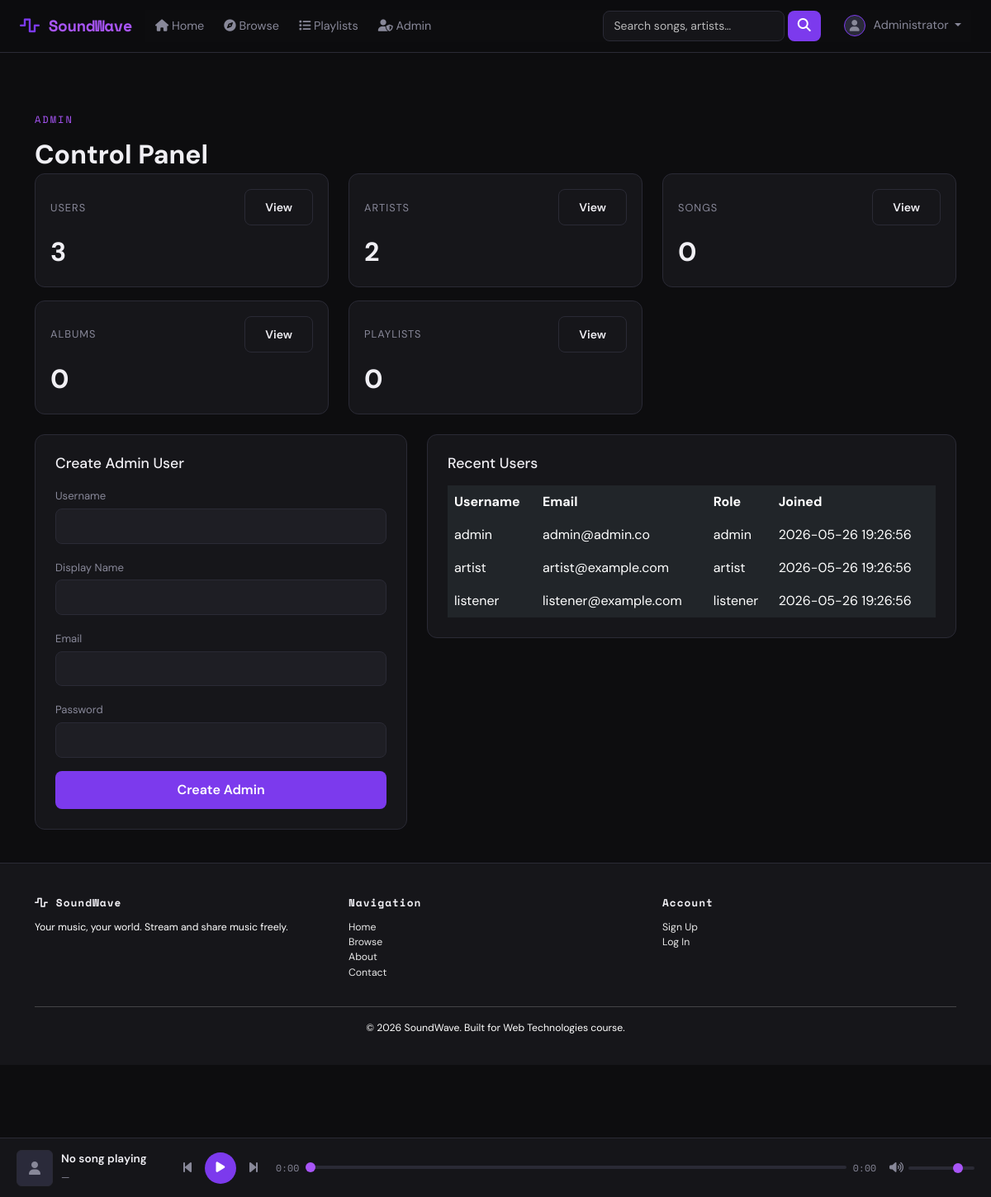
/admin.php (signed in), run on the app's committed database.
### tables this page shows
CREATE TABLE users (
    id INT AUTO_INCREMENT PRIMARY KEY,
    username VARCHAR(50) NOT NULL UNIQUE,
    email VARCHAR(100) NOT NULL UNIQUE,
    password_hash VARCHAR(255) NOT NULL,
    display_name VARCHAR(100),
    avatar_url VARCHAR(255) DEFAULT 'uploads/covers/default_avatar.png',
    bio TEXT,
    role ENUM('listener', 'artist', 'admin') DEFAULT 'listener',
    account_status ENUM('active', 'suspended', 'banned') DEFAULT 'active',
    created_at TIMESTAMP DEFAULT CURRENT_TIMESTAMP,
    updated_at TIMESTAMP DEFAULT CURRENT_TIMESTAMP ON UPDATE CURRENT_TIMESTAMP
);

### includes/config.php (called while the page is built, shortened)
<?php
function getDB(): PDO {
    static $pdo = null;
    if ($pdo === null) {
        try {
            $dsn = 'mysql:host=' . DB_HOST . ';dbname=' . DB_NAME . ';charset=utf8mb4';
            $pdo = new PDO($dsn, DB_USER, DB_PASS, [
                PDO::ATTR_ERRMODE            => PDO::ERRMODE_EXCEPTION,
                PDO::ATTR_DEFAULT_FETCH_MODE => PDO::FETCH_ASSOC,
                PDO::ATTR_EMULATE_PREPARES   => false,
            ]);
        } catch (PDOException $e) {
            die(json_encode(['error' => 'Database connection failed.']));
        }
    }
    return $pdo;
}
function sanitize(string $input): string {
    return htmlspecialchars(trim($input), ENT_QUOTES, 'UTF-8');
}
function isLoggedIn(): bool {
    return isset($_SESSION['user_id']);
}
function currentUser(): ?array {
    $pdo = getDB();
    $stmt = $pdo->prepare('SELECT * FROM users WHERE id = ?');
    $stmt->execute([$_SESSION['user_id']]);
    return $stmt->fetch() ?: null;
}

### admin.php (the view, shortened to what this page needs)
<?php
require_once 'includes/config.php';
$pdo = getDB();
$stats = [
    'users'     => $pdo->query('SELECT COUNT(*) FROM users')->fetchColumn(),
    'artists'   => $pdo->query('SELECT COUNT(*) FROM artists')->fetchColumn(),
    'songs'     => $pdo->query('SELECT COUNT(*) FROM songs WHERE is_active = 1')->fetchColumn(),
    'albums'    => $pdo->query("SELECT COUNT(DISTINCT album) FROM songs WHERE album <> '' AND is_active = 1")->fetchColumn(),
    'playlists' => $pdo->query('SELECT COUNT(*) FROM playlists')->fetchColumn(),
];
$users = $pdo->query('SELECT id, username, email, display_name, role, created_at FROM users ORDER BY created_at DESC LIMIT 20')->fetchAll();
require_once 'includes/header.php';
?>
<div class="container mt-5">
    <p class="section-title">Admin</p>
    <h1 class="page-title">Control Panel</h1>
    <div class="row gy-3">
        <?php foreach ($stats as $label => $value): ?>
        <div class="col-sm-6 col-md-4">
            <div class="sw-card" style="padding:18px;">
                <div style="display:flex; align-items:center; justify-content:space-between; gap:12px;">
                    <div style="font-size:0.8rem;color:var(--text-muted);text-transform:uppercase;letter-spacing:1px;"><?= sanitize(ucfirst($label)) ?></div>
                    <a class="btn btn-outline-sw btn-sm" href="<?= SITE_URL ?>/admin_<?= strtolower($label) ?>.php">View</a>
                </div>
                <div style="font-size:2rem;font-weight:700;margin-top:8px;"><?= (int)$value ?></div>
            </div>
        </div>
        <?php endforeach; ?>
    </div>
    <div class="row mt-4">
        <div class="col-lg-5">
            <div class="sw-card">
                <h2 style="font-size:1.1rem;margin-bottom:1rem;">Create Admin User</h2>
                <form method="POST" action="admin.php">
                    <div class="mb-3">
                        <label class="sw-label" for="username">Username</label>
                        <input class="form-control sw-input" type="text" id="username" name="username" required>
                    </div>
                    <div class="mb-3">
                        <label class="sw-label" for="display_name">Display Name</label>
                        <input class="form-control sw-input" type="text" id="display_name" name="display_name">
                    </div>
                    <div class="mb-3">
                        <label class="sw-label" for="email">Email</label>
                        <input class="form-control sw-input" type="email" id="email" name="email" required>
                    </div>
                    <div class="mb-3">
                        <label class="sw-label" for="password">Password</label>
                        <input class="form-control sw-input" type="password" id="password" name="password" required minlength="8">
                    </div>
                    <button type="submit" class="btn-sw-primary">Create Admin</button>
                </form>
            </div>
        </div>
        <div class="col-lg-7">
            <div class="sw-card">
                <h2 style="font-size:1.1rem;margin-bottom:1rem;">Recent Users</h2>
                <div class="table-responsive">
                    <table class="table table-dark table-borderless align-middle mb-0">
                        <thead>
                            <tr>
                                <th>Username</th>
                                <th>Email</th>
                                <th>Role</th>
                                <th>Joined</th>
                            </tr>
                        </thead>
                        <tbody>
                            <?php foreach ($users as $u): ?>
                            <tr>
                                <td><?= sanitize($u['username']) ?></td>
                                <td><?= sanitize($u['email']) ?></td>
                                <td><?= sanitize($u['role']) ?></td>
                                <td><?= sanitize($u['created_at']) ?></td>
                            </tr>
                            <?php endforeach; ?>
                        </tbody>
                    </table>
                </div>
            </div>
        </div>
    </div>
        </div>
<?php require_once 'includes/footer.php'; ?>

### includes/header.php (shortened to what this page needs)
<?php
require_once __DIR__ . '/config.php';
$user = currentUser();
?>
<!DOCTYPE html>
<html lang="en">
<head>
    <link rel="stylesheet" href="https://cdn.jsdelivr.net/npm/bootstrap@5.3.2/dist/css/bootstrap.min.css">
    <link rel="stylesheet" href="https://cdnjs.cloudflare.com/ajax/libs/font-awesome/6.5.0/css/all.min.css">
    <link rel="stylesheet" href="<?= SITE_URL ?>/css/style.css">
</head>
<body>
<div id="player-bar" class="player-bar">
    <div class="player-inner">
        <div class="player-info">
            <div id="player-cover" class="player-cover player-cover-placeholder"><i class="fas fa-user"></i></div>
            <div>
                <a id="player-title" class="player-title player-link player-link-disabled" href="#">No song playing</a>
                <a id="player-artist" class="player-artist player-link player-link-disabled" href="#">—</a>
            </div>
        </div>
        <div class="player-controls">
            <button id="btn-prev" class="ctrl-btn"><i class="fas fa-step-backward"></i></button>
            <button id="btn-play" class="ctrl-btn play-btn"><i class="fas fa-play"></i></button>
            <button id="btn-next" class="ctrl-btn"><i class="fas fa-step-forward"></i></button>
        </div>
        <div class="player-progress-wrap">
            <span id="time-current">0:00</span>
            <input type="range" id="progress-bar" min="0" max="100" value="0" class="progress-range">
            <span id="time-total">0:00</span>
        </div>
        <div class="player-volume-wrap">
            <i class="fas fa-volume-up"></i>
            <input type="range" id="volume-bar" min="0" max="1" step="0.05" value="0.8" class="volume-range">
        </div>
    </div>
</div>
<nav class="navbar navbar-expand-lg sw-navbar">
    <div class="container-fluid px-4">
        <a class="navbar-brand sw-brand" href="<?= SITE_URL ?>/index.php">
            <i class="fas fa-wave-square"></i> SoundWave
        </a>
        <div class="collapse navbar-collapse" id="navbarMain">
            <ul class="navbar-nav me-auto mb-2 mb-lg-0">
                <li class="nav-item"><a class="nav-link" href="<?= SITE_URL ?>/index.php"><i class="fas fa-home"></i> Home</a></li>
                <li class="nav-item"><a class="nav-link" href="<?= SITE_URL ?>/browse.php"><i class="fas fa-compass"></i> Browse</a></li>
                <?php if (isLoggedIn()): ?>
                <li class="nav-item"><a class="nav-link" href="<?= SITE_URL ?>/playlists.php"><i class="fas fa-list"></i> Playlists</a></li>
                <?php if ($user && $user['role'] === 'admin'): ?>
                <li class="nav-item"><a class="nav-link" href="<?= SITE_URL ?>/admin.php"><i class="fas fa-user-shield"></i> Admin</a></li>
                <?php endif; ?>
                <?php endif; ?>
            </ul>
            <form class="d-flex me-3" action="<?= SITE_URL ?>/browse.php" method="GET">
                <input class="form-control sw-search" type="search" name="q" placeholder="Search songs, artists…" value="<?= isset($_GET['q']) ? sanitize($_GET['q']) : '' ?>">
                <button class="btn sw-search-btn ms-1" type="submit"><i class="fas fa-search"></i></button>
            </form>
            <ul class="navbar-nav">
                <?php if (isLoggedIn()): ?>
                <li class="nav-item dropdown">
                    <a class="nav-link dropdown-toggle sw-user-menu" href="#" data-bs-toggle="dropdown">
                        <?php if (!empty($user['avatar_url']) && $user['avatar_url'] !== 'uploads/covers/default_avatar.png'): ?>
                        <span class="position-relative d-inline-flex" style="width:26px;height:26px;">
                            <img src="<?= SITE_URL ?>/<?= sanitize($user['avatar_url']) ?>" class="sw-avatar-sm" alt="Avatar"
                                 onerror="this.style.display='none'; this.nextElementSibling.style.display='inline-flex';">
                            <span class="sw-avatar-sm sw-avatar-placeholder d-none"><i class="fas fa-user"></i></span>
                        </span>
                        <?php else: ?>
                        <span class="sw-avatar-sm sw-avatar-placeholder"><i class="fas fa-user"></i></span>
                        <?php endif; ?>
                        <?= sanitize($user['display_name'] ?? $user['username']) ?>
                    </a>
                </li>
                <?php else: ?>
                <li class="nav-item"><a class="nav-link sw-btn-login" href="<?= SITE_URL ?>/login.php">Log In</a></li>
                <li class="nav-item"><a class="nav-link sw-btn-register" href="<?= SITE_URL ?>/register.php">Sign Up</a></li>
                <?php endif; ?>
            </ul>
        </div>
    </div>
</nav>
<main class="main-content">

### includes/footer.php (shortened to what this page needs)
</main>
<footer class="sw-footer">
    <div class="container">
        <div class="row">
            <div class="col-md-4">
                <h5><i class="fas fa-wave-square"></i> SoundWave</h5>
                <p class="text-muted small">Your music, your world. Stream and share music freely.</p>
            </div>
            <div class="col-md-4">
                <h6>Navigation</h6>
                <ul class="list-unstyled small">
                    <li><a href="<?= SITE_URL ?>/index.php">Home</a></li>
                    <li><a href="<?= SITE_URL ?>/browse.php">Browse</a></li>
                    <li><a href="<?= SITE_URL ?>/about.php">About</a></li>
                    <li><a href="<?= SITE_URL ?>/contact.php">Contact</a></li>
                </ul>
            </div>
            <div class="col-md-4">
                <h6>Account</h6>
                <ul class="list-unstyled small">
                    <li><a href="<?= SITE_URL ?>/register.php">Sign Up</a></li>
                    <li><a href="<?= SITE_URL ?>/login.php">Log In</a></li>
                </ul>
            </div>
        </div>
        <hr>
        <p class="text-center text-muted small">&copy; <?= date('Y') ?> SoundWave. Built for Web Technologies course.</p>
    </div>
</footer>
</body>
</html>

### data on the page
users: display_name "Administrator", username "admin", email "admin@admin.co", role "admin", created_at "2026-05-26 19:26:56"
users: username "artist", email "artist@example.com", role "artist", created_at "2026-05-26 19:26:56"
users: username "listener", email "listener@example.com", role "listener", created_at "2026-05-26 19:26:56"

### other printed values
$label "USERS"
$value "3"
$label "ARTISTS"
$value "2"
$label "SONGS"
$value "0"
$label "ALBUMS"
$label "PLAYLISTS"
